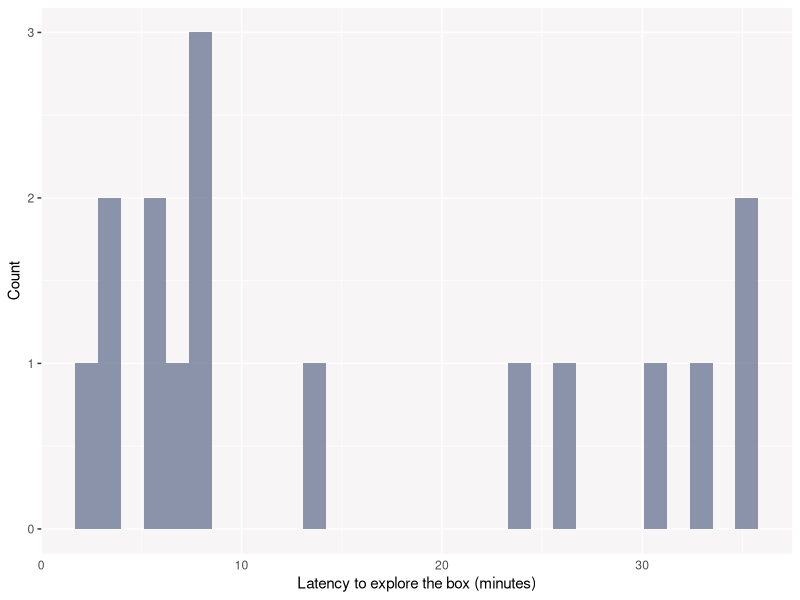
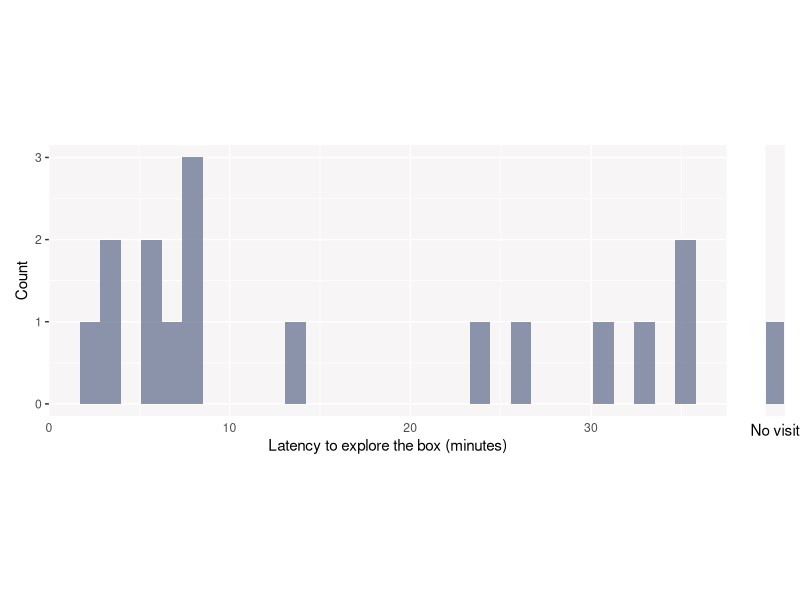

The R source for these figures, in order:
# Packages
  library(dplyr)
  library(tidyr)
  library(tibble)
  library(lubridate)
  library(ggplot2)
  library(readr)
  library(data.table)
  library(patchwork)


## 1. DATA IMPORT AND MANIPULATION
# Import data
  df <- read_delim("20201008.CSV", ";", escape_double = FALSE, trim_ws = TRUE)

# 2. I create the 'lat.expl' function for 'Latency to explore'.
# From the raw data, it outputs all the individual full crossings.
   lat.expl <- function(df, pattern1, pattern2, initial_time){
  # Naming my columns
    names(df) <- c( "Identifier", "Date", "Time",
                  "Unit.number", "Antenna.number", "Transponder.type",
                  "Transponder.code", "Weight", "Input.status",
                  "Output.status", "Event", "GPS.coordinates")

  # Defining my variables
    df$Identifier <- as.integer(df$Identifier)
    df$Time <- as.character(df$Time) #this needs to be changed while reading the file
    df$Unit.number <- as.integer(df$Unit.number)
    df$Transponder.code <- as.character(df$Transponder.code)
    df$Actual_time <- dmy_hms(paste(df$Date,df$Time,sep=" "))

  # I make a new df with a subset of the variables of interest here
    new_dataset<-subset(df, select=c(Identifier, Actual_time, Unit.number, Transponder.code))
    names(new_dataset) <- c("Identifier", "time", "name", "id")

  # I split my dataframe into a list of dataframes (one object per individual)
   df_list <- split(new_dataset, f = new_dataset$id)




  ## 2.1 REMOVE THE REPEATED READS
  # For each individual, I reduce the input vector (e.g., 1, 1, 1, 2, 2, 3) in a
  # way that one read is kept per sequence of identical numbers (e.g., 1, 2, 3).

  # I define 'df_list_red' which is basically 'df_list' except that the input vector
  # is replaced by the output vector.
    df_list_red <- list()
    nb_ind <- length(df_list)

  # I obtain the output vectors and the associated time and Identifier
    for (i in 1:nb_ind) {
      changes          <- which(df_list[[i]]$name!= lag(df_list[[i]]$name))
      name             <- c(df_list[[i]]$name[1], df_list[[i]]$name[changes])
      time             <- c(df_list[[i]]$time[1], df_list[[i]]$time[changes])
      id               <- c(df_list[[i]]$id[1], df_list[[i]]$id[changes])
      Identifier       <- c(df_list[[i]]$Identifier[1], df_list[[i]]$Identifier[changes])
      df_list_red[[i]] <- data.frame(name, time, id)
    }

  # I bind the rows of the list (i.e. make it a dataframe, as it initially was)
    df2 <- bind_rows(df_list_red)
    df2 <- as_tibble(df2)
  # df2 is basically the initial 'new_dataset' but the repeated reads
  # have been eliminated only to keep the first one.




  ## 2.2 IDENTIFY WHEN INDIVIDUALS CROSS THE BOX ENTIRELY
  # I stole the next piece of code from someone way smarter than me (see R Stack Overflow 41130912).
  # First, I keep reads when individuals go through the box the following way: 11 -> 12 -> 13 -> 14
    len_pattern = length(pattern1)
    df_abcd <- df2 %>% arrange(id, time) %>% group_by(id) %>%
    # check multiple lags condition
    mutate(ab = Reduce("&", Map("==", shift(name, n = 0:(len_pattern - 1), type = "lead"), pattern1)),
    g = cumsum(ab)) %>%
    # use reduce or to subset sequence rows having the same length as the pattern
    filter(Reduce("|", shift(ab, n = 0:(len_pattern - 1), type = "lag"))) %>%
    # make unique names
    group_by(g, add = TRUE) %>% mutate(name = paste(name, 1:n(), sep = "_")) %>%
    # pivoting the table to wide format
    select(-ab) %>% spread(name, time)


  # Second, I keep reads when individuals go through the box the other way around: 14 -> 13 -> 12 -> 11
    df_dcba <- df2 %>% arrange(id, time) %>% group_by(id) %>%
    # check multiple lags condition
    mutate(ab = Reduce("&", Map("==", shift(name, n = 0:(len_pattern - 1), type = "lead"), pattern2)),
    g = cumsum(ab)) %>%
    # use reduce or to subset sequence rows having the same length as the pattern
    filter(Reduce("|", shift(ab, n = 0:(len_pattern - 1), type = "lag"))) %>%
    # make unique names
    group_by(g, add = TRUE) %>% mutate(name = paste(name, 1:n(), sep = "_")) %>%
    # pivoting the table to wide format
    select(-ab) %>% spread(name, time)


  # I rename the columns of the two dataframes I created
  names(df_abcd) <- c("id", "g", "Ant1", "Ant2", "Ant3", "Ant4")
  names(df_dcba) <- c("id", "g", "Ant1", "Ant2", "Ant3", "Ant4")

  # I obtain a dataframe in which each row represents one individual full crossing
  df3 <- rbind(df_abcd, df_dcba)

  # I keep individuals with the smallest 'arrival' (i.e. Ant4) value.
  df3 <- df3 %>%
    group_by(id) %>%
    slice(which.min(Ant2))




  ## 2.3 CALCULATE LATENCY TIME
  # I add a new column with the time to cross the box since the start of the test
  df3 <- mutate(df3, time_since_start = Ant2 - initial_time)
  df3$time_since_start <- as.numeric(df3$time_since_start)





  return(df3)
}


# 3. I indicate the crossing sequences (a -> d and d -> a) and starting time
  p11.14 = c(11, 12, 13, 14)
  P14.11 = c(14, 13, 12, 11)
  t11.30 <- as.POSIXct("2020-10-08 11:30:00 UTC", tz="UTC")

# I create my final df given a dataset and the two crossing sequences
  final_df <- lat.expl(df, p11.14, P14.11, t11.30)

# I obtain the individuals that did not cross at all during the duration of the test
  non_expl_babies <- setdiff(df$`Transponder code`, final_df$id)


## PLOTTING
  ggplot(data=final_df, aes(time_since_start)) +
    geom_histogram(aes(),
                   fill="#6f7b96",
                   alpha = .8) +
    labs(x="Latency to explore the box (minutes)", y="Count") +
    theme(axis.ticks.x = element_blank(),
          panel.background = element_rect(fill = "#f7f5f5"))


# Plotting the non-visitors

# I obtain the individuals that did not cross at all during the duration of the test
  non_expl_babies <- setdiff(df$`Transponder code`, final_df$id)
  nb_non_expl <- length(non_expl_babies)

# I create a very simple dataframe with two columns
# The first one is the ids of the individuals that crossed
# The second one is a '1' for each row
  id <- c(non_expl_babies)
  crossings <- c(nb_non_expl)
  non_expl_df <- data.frame(id, crossings)


# I merge this dataframe with the one created above
  final_df2 <- merge(final_df, non_expl_df, by = c("id"), all = T)

  a <- ggplot(data=final_df2, aes(time_since_start)) +
    geom_histogram(
      aes(),
      fill="#6f7b96",
      alpha = .8) +
    labs(x="Latency to explore the box (minutes)", y="Count") +
    theme(axis.ticks.x = element_blank(),
          panel.background = element_rect(fill = "#f7f5f5"),
          aspect.ratio = .4) +
    ylim(0, 3)

  b <- ggplot(data=non_expl_df, aes(crossings)) +
    geom_histogram(aes(),
                   fill="#6f7b96",
                   alpha = .8) +
    labs(x = "No visit", y=" ") +
    theme(axis.ticks.x = element_blank(),
          panel.background = element_rect(fill = "#f7f5f5"),
          aspect.ratio = 14,
          axis.text.x = element_blank(),
          axis.text.y = element_blank(),
          axis.ticks.y = element_blank(),
          panel.grid.major = element_blank(),
          panel.grid.minor = element_blank()) +
    ylim(0, 3)

  (a + b)



